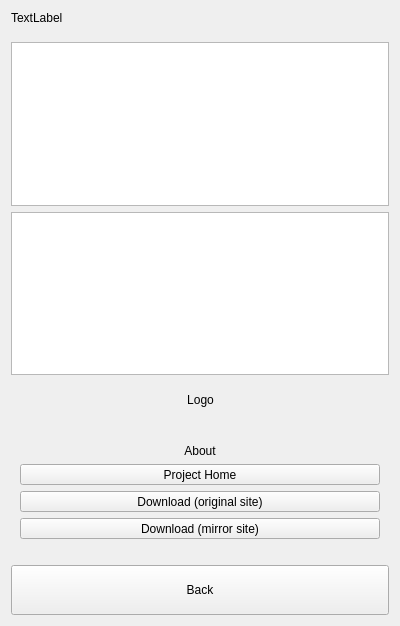
<?xml version="1.0" encoding="UTF-8"?>
<ui version="4.0">
 <class>dlgNotes</class>
 <widget class="QDialog" name="dlgNotes">
  <property name="geometry">
   <rect>
    <x>0</x>
    <y>0</y>
    <width>400</width>
    <height>626</height>
   </rect>
  </property>
  <property name="windowTitle">
   <string>Dialog</string>
  </property>
  <layout class="QGridLayout" name="gridLayout">
   <item row="2" column="0">
    <widget class="QTextEdit" name="textEdit">
     <property name="sizePolicy">
      <sizepolicy hsizetype="Expanding" vsizetype="Expanding">
       <horstretch>0</horstretch>
       <verstretch>0</verstretch>
      </sizepolicy>
     </property>
    </widget>
   </item>
   <item row="3" column="0">
    <widget class="QTextBrowser" name="textBrowser"/>
   </item>
   <item row="0" column="0">
    <widget class="QLabel" name="lblTitle">
     <property name="text">
      <string>TextLabel</string>
     </property>
    </widget>
   </item>
   <item row="4" column="0">
    <widget class="QFrame" name="frameAbout">
     <property name="minimumSize">
      <size>
       <width>0</width>
       <height>100</height>
      </size>
     </property>
     <property name="frameShape">
      <enum>QFrame::NoFrame</enum>
     </property>
     <property name="frameShadow">
      <enum>QFrame::Raised</enum>
     </property>
     <layout class="QVBoxLayout" name="verticalLayout">
      <item>
       <layout class="QHBoxLayout" name="horizontalLayout_2">
        <item>
         <spacer name="horizontalSpacer">
          <property name="orientation">
           <enum>Qt::Horizontal</enum>
          </property>
          <property name="sizeHint" stdset="0">
           <size>
            <width>40</width>
            <height>20</height>
           </size>
          </property>
         </spacer>
        </item>
        <item>
         <widget class="QLabel" name="lblLogo">
          <property name="sizePolicy">
           <sizepolicy hsizetype="Fixed" vsizetype="Fixed">
            <horstretch>0</horstretch>
            <verstretch>0</verstretch>
           </sizepolicy>
          </property>
          <property name="minimumSize">
           <size>
            <width>35</width>
            <height>0</height>
           </size>
          </property>
          <property name="text">
           <string>Logo</string>
          </property>
          <property name="alignment">
           <set>Qt::AlignCenter</set>
          </property>
         </widget>
        </item>
        <item>
         <spacer name="horizontalSpacer_2">
          <property name="orientation">
           <enum>Qt::Horizontal</enum>
          </property>
          <property name="sizeHint" stdset="0">
           <size>
            <width>40</width>
            <height>20</height>
           </size>
          </property>
         </spacer>
        </item>
       </layout>
      </item>
      <item>
       <widget class="QLabel" name="label">
        <property name="minimumSize">
         <size>
          <width>0</width>
          <height>50</height>
         </size>
        </property>
        <property name="text">
         <string/>
        </property>
       </widget>
      </item>
      <item>
       <widget class="QLabel" name="lblAbout">
        <property name="text">
         <string>About</string>
        </property>
        <property name="alignment">
         <set>Qt::AlignCenter</set>
        </property>
       </widget>
      </item>
      <item>
       <widget class="QToolButton" name="btnHomePage">
        <property name="sizePolicy">
         <sizepolicy hsizetype="Preferred" vsizetype="Fixed">
          <horstretch>0</horstretch>
          <verstretch>0</verstretch>
         </sizepolicy>
        </property>
        <property name="text">
         <string>Project Home</string>
        </property>
       </widget>
      </item>
      <item>
       <layout class="QHBoxLayout" name="horizontalLayout">
        <item>
         <widget class="QToolButton" name="btnDL">
          <property name="sizePolicy">
           <sizepolicy hsizetype="Preferred" vsizetype="Fixed">
            <horstretch>0</horstretch>
            <verstretch>0</verstretch>
           </sizepolicy>
          </property>
          <property name="text">
           <string>Download (original site)</string>
          </property>
         </widget>
        </item>
       </layout>
      </item>
      <item>
       <widget class="QToolButton" name="btnMirrorDL">
        <property name="sizePolicy">
         <sizepolicy hsizetype="Preferred" vsizetype="Fixed">
          <horstretch>0</horstretch>
          <verstretch>0</verstretch>
         </sizepolicy>
        </property>
        <property name="text">
         <string>Download (mirror site)</string>
        </property>
       </widget>
      </item>
     </layout>
    </widget>
   </item>
   <item row="5" column="0">
    <spacer name="verticalSpacer">
     <property name="orientation">
      <enum>Qt::Vertical</enum>
     </property>
     <property name="sizeHint" stdset="0">
      <size>
       <width>20</width>
       <height>40</height>
      </size>
     </property>
    </spacer>
   </item>
   <item row="6" column="0">
    <widget class="QToolButton" name="btnBack">
     <property name="sizePolicy">
      <sizepolicy hsizetype="Preferred" vsizetype="Fixed">
       <horstretch>0</horstretch>
       <verstretch>0</verstretch>
      </sizepolicy>
     </property>
     <property name="minimumSize">
      <size>
       <width>50</width>
       <height>50</height>
      </size>
     </property>
     <property name="text">
      <string>Back</string>
     </property>
    </widget>
   </item>
   <item row="1" column="0">
    <spacer name="verticalSpacer_2">
     <property name="orientation">
      <enum>Qt::Vertical</enum>
     </property>
     <property name="sizeHint" stdset="0">
      <size>
       <width>20</width>
       <height>40</height>
      </size>
     </property>
    </spacer>
   </item>
  </layout>
 </widget>
 <resources/>
 <connections/>
</ui>
